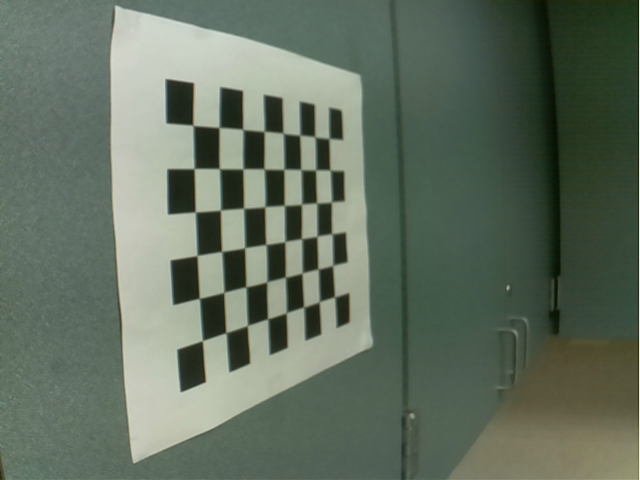
#> input picture Desktop/LEVIS/Dimeji/python_stereo_camera_calibrate/screenshots/opencv_frame_0.png, 640 x 480 px; its folder holds only this picture in this run
$ python rgbcoord.py
#> lines starting #> are read from the running program, lines starting #| are printed output that depends on the picture
import numpy as np
import cv2 as cv
import glob

################ FIND CHESSBOARD CORNERS - OBJECT POINTS AND IMAGE POINTS #############################
chessboardSize = (8,6)
frameSize = (1440,1080)

# termination criteria
criteria = (cv.TERM_CRITERIA_EPS + cv.TERM_CRITERIA_MAX_ITER, 30, 0.001)

# prepare object points, like (0,0,0), (1,0,0), (2,0,0) ....,(6,5,0)
objp = np.zeros((chessboardSize[0] * chessboardSize[1], 3), np.float32)
objp[:,:2] = np.mgrid[0:chessboardSize[0],0:chessboardSize[1]].T.reshape(-1,2)

size_of_chessboard_squares_mm = 20
objp = objp * size_of_chessboard_squares_mm

# Arrays to store object points and image points from all the images.
objpoints = [] # 3d point in real world space
imgpointsR = [] # 2d points in the right image plane.
imgpointsL = [] # 2d points in the left image plane.
#reteiving the path to the left and right camera images.
imagesL = glob.glob('/home/pi/python_stereo_camera_calibrate/screenshots/*.png')
imagesR = glob.glob('/home/pi/python_stereo_camera_calibrate/homographypics/*.png')

for imager in imagesR:
    imgR = cv.imread(imager)
    grayR = cv.cvtColor(imgR, cv.COLOR_BGR2GRAY)
    # Find the chess board corners
    retR, cornersR = cv.findChessboardCorners(grayR, chessboardSize, None)
    print(retR)


for imagel in imagesL:
    imgL = cv.imread(imagel)
#> imgL is the input picture: shape (480, 640, 3); mean B, G, R 95.7, 111, 98.5
    grayL = cv.cvtColor(imgL, cv.COLOR_BGR2GRAY)
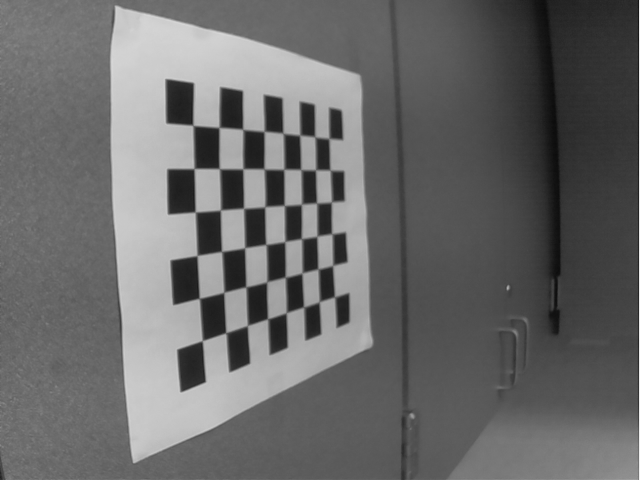
#> grayL: shape (480, 640); min 12, max 237, mean 105.5
    # Find the chess board corners
    retL, cornersL = cv.findChessboardCorners(grayL, chessboardSize, None)
#> retL = True; cornersL = 48 rows, first 8: [192.6, 125.2], [218.7, 127.6], [242.3, 129.1], [263.7, 131.6], [282.5, 132.8], [299.5, 135.2], [314.5, 136.6], [328.6, 138.6]
    print(retL)
#| True

#> (the run stopped early here; a loop or call above may not have finished)

$ run again, on Desktop/LEVIS/Dimeji/python_stereo_camera_calibrate/screenshots/opencv_frame_4.png
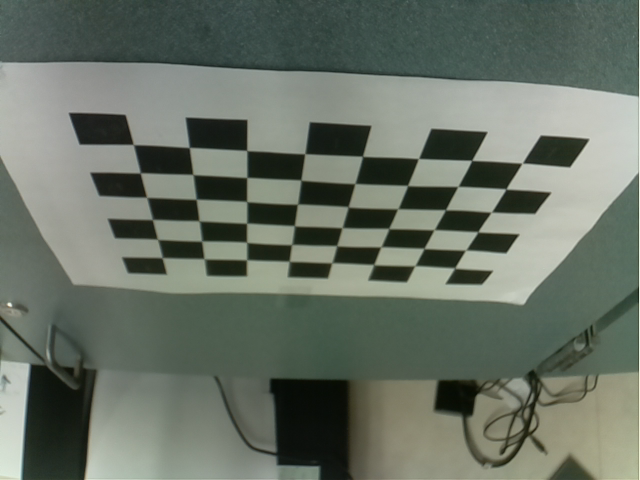
#> input picture Desktop/LEVIS/Dimeji/python_stereo_camera_calibrate/screenshots/opencv_frame_4.png, 640 x 480 px
#> imgL is the input picture: shape (480, 640, 3); mean B, G, R 101, 112.6, 103.8
#> `grayL = cv.cvtColor(imgL, cv.COLOR_BGR2GRAY)`:
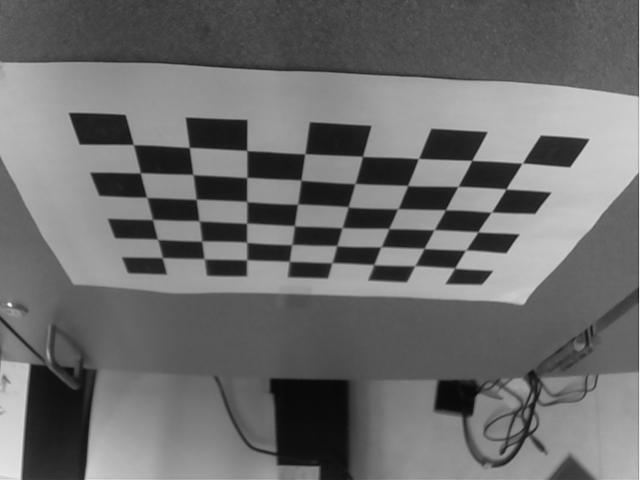
#> grayL: shape (480, 640); min 8, max 241, mean 108.6
#> retL = True; cornersL = 48 rows, first 8: [133.1, 144.5], [189.1, 147.6], [246.6, 150.4], [304.7, 153.7], [362.4, 156.2], [418.4, 158.5], [471.6, 160.4], [522.2, 163.2]
#| True

$ run again, on Desktop/LEVIS/Dimeji/python_stereo_camera_calibrate/screenshots/opencv_frame_6.png
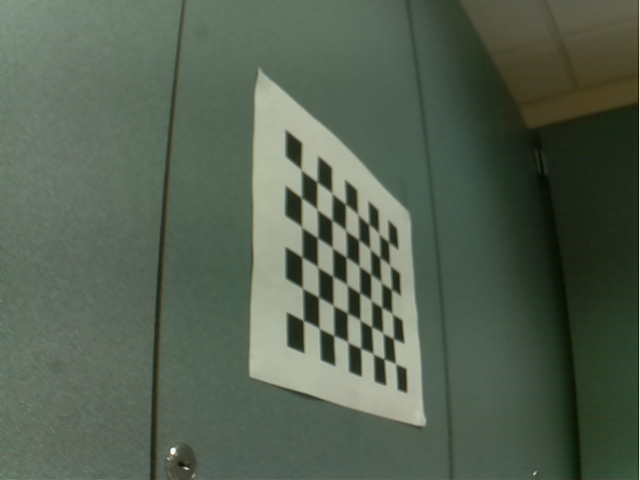
#> input picture Desktop/LEVIS/Dimeji/python_stereo_camera_calibrate/screenshots/opencv_frame_6.png, 640 x 480 px
#> imgL is the input picture: shape (480, 640, 3); mean B, G, R 81.1, 97.1, 84.3
#> `grayL = cv.cvtColor(imgL, cv.COLOR_BGR2GRAY)`:
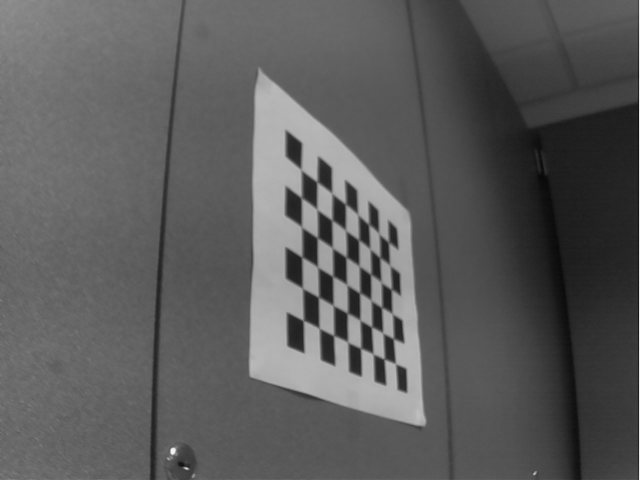
#> grayL: shape (480, 640); min 8, max 241, mean 91.5
#> retL = True; cornersL = 48 rows, first 8: [301, 169.5], [316.8, 182], [332, 193.5], [345.3, 204.1], [356.6, 212.1], [368.6, 224.5], [379, 233.5], [388.4, 242.2]
#| True
